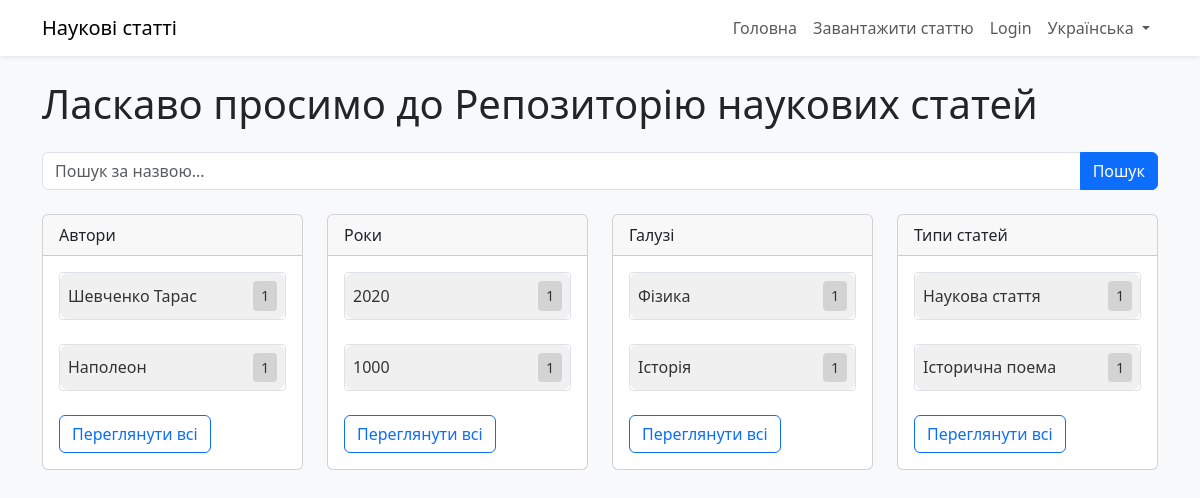
/uk/, run on an earlier commit of the app's database.
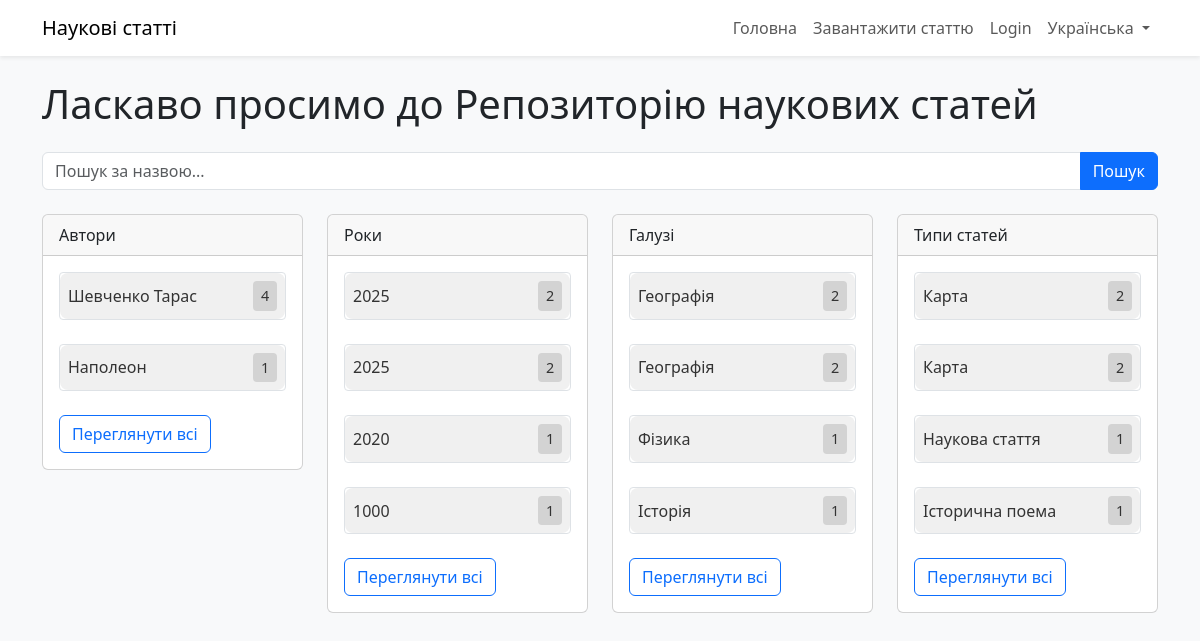
And on a later commit of the database.
### papers/models.py (models this page shows, shortened)
class Tag(models.Model):
    name = models.CharField(max_length=100)
    category = models.CharField(max_length=50)
    STATUS_CHOICES = (
        ('pending', 'Pending'),
        ('approved', 'Approved'),
        ('rejected', 'Rejected'),
    )
    status = models.CharField(max_length=20, choices=STATUS_CHOICES, default='approved')  # Existing tags are approved

### papers/views.py (the view)
# urls.py: path('', views.home, name='home'),
def home(request):
    query = request.GET.get('q', '')
    top_tags = {
        'author': Tag.objects.filter(category='author', status='approved')
                            .annotate(num_papers=Count('papers', filter=Q(papers__status='approved')))
                            .filter(num_papers__gt=0)
                            .order_by('-num_papers')[:5],
        'year': Tag.objects.filter(category='year', status='approved')
                          .annotate(num_papers=Count('papers', filter=Q(papers__status='approved')))
                          .filter(num_papers__gt=0)
                          .order_by('-num_papers')[:5],
        'field': Tag.objects.filter(category='field', status='approved')
                           .annotate(num_papers=Count('papers', filter=Q(papers__status='approved')))
                           .filter(num_papers__gt=0)
                           .order_by('-num_papers')[:5],
        'paper_type': Tag.objects.filter(category='paper_type', status='approved')
                                .annotate(num_papers=Count('papers', filter=Q(papers__status='approved')))
                                .filter(num_papers__gt=0)
                                .order_by('-num_papers')[:5],
    }
    return render(request, 'papers/home.html', {'top_tags': top_tags, 'query': query})

### papers/templates/papers/home.html (shortened to what this page needs)
<!DOCTYPE html>
{% load i18n static %}
{% get_current_language as LANGUAGE_CODE %}
{% get_language_info for LANGUAGE_CODE as lang_info %}
<html lang="{{ LANGUAGE_CODE }}">
<head>
    <link href="https://cdn.jsdelivr.net/npm/bootstrap@5.3.0/dist/css/bootstrap.min.css" rel="stylesheet">
    <link rel="stylesheet" href="{% static 'papers/css/styles.css' %}">
</head>
<body class="bg-light">
    <nav class="navbar navbar-expand-lg navbar-light bg-white shadow-sm">
        <div class="container">
            <a class="navbar-brand" href="{% url 'home' %}">{% trans "Наукові статті" %}</a>
            <div class="collapse navbar-collapse" id="navbarNav">
                <ul class="navbar-nav ms-auto">
                    <li class="nav-item">
                        <a class="nav-link" href="{% url 'home' %}">{% trans "Головна" %}</a>
                    </li>
                    <li class="nav-item">
                        <a class="nav-link" href="{% url 'upload_paper' %}">{% trans "Завантажити статтю" %}</a>
                    </li>
                    {% if user.is_authenticated %}
                    <li class="nav-item">
                        <a class="nav-link" href="{% url 'logout' %}">{% trans "Logout" %}</a>
                    </li>
                    {% else %}
                    <li class="nav-item">
                        <a class="nav-link" href="{% url 'login' %}">{% trans "Login" %}</a>
                    </li>
                    {% endif %}
                    <li class="nav-item dropdown">
                        <a class="nav-link dropdown-toggle" href="#" id="languageDropdown" role="button" data-bs-toggle="dropdown">
                            {{ lang_info.name_local }}
                        </a>
                    </li>
                </ul>
            </div>
        </div>
    </nav>
    <div class="container mt-4">
        <h1 class="mb-4">{% trans "Ласкаво просимо до Репозиторію наукових статей" %}</h1>
        <form method="get" action="{% url 'search_results' %}" class="mb-4">
            <div class="input-group">
                <input type="text" name="q" class="form-control" placeholder="{% trans 'Пошук за назвою...' %}" value="{{ query }}">
                <button class="btn btn-primary" type="submit">{% trans "Пошук" %}</button>
            </div>
        </form>
        <div class="row">
            {% for category, tags in top_tags.items %}
            <div class="col-md-3 mb-4">
                <div class="card">
                    <div class="card-header">
                        {% if category == 'author' %}{% trans "Автори" %}
                        {% elif category == 'year' %}{% trans "Роки" %}
                        {% elif category == 'field' %}{% trans "Галузі" %}
                        {% elif category == 'paper_type' %}{% trans "Типи статей" %}
                        {% endif %}
                    </div>
                    <div class="card-body">
                        <ul class="list-group list-group-flush">
                            {% for tag in tags %}
                            <li class="list-group-item p-0 mb-2">
                                <a href="{% url 'search_results' %}?tags_{{ category }}={{ tag.id }}" class="tag-box d-flex justify-content-between align-items-center p-2">
                                    <span>{{ tag.name }}</span>
                                    <span class="counter-box" data-counter="{{ tag.num_papers|default:'0' }}">{{ tag.num_papers|default:'0' }}</span>
                                </a>
                            </li>
                            {% empty %}
                            <li class="list-group-item">{% trans "Теги відсутні" %}</li>
                            {% endfor %}
                        </ul>
                        <a href="{% url 'tag_list' category %}" class="btn btn-outline-primary mt-3">{% trans "Переглянути всі" %}</a>
                    </div>
                </div>
            </div>
            {% endfor %}
        </div>
    </div>
</body>
</html>

What changed in the data, as far as the page shows it:
computed for Tag "Шевченко Тарас": num_papers "1" → "4"
added Tag: name "2025", num_papers "2", shown under "Роки"
added Tag: name "2025", num_papers "2", shown under "Роки"
added Tag: name "Географія", num_papers "2", shown under "Галузі"
added Tag: name "Географія", num_papers "2", shown under "Галузі"
added Tag: name "Карта", num_papers "2", shown under "Типи статей"
added Tag: name "Карта", num_papers "2", shown under "Типи статей"
